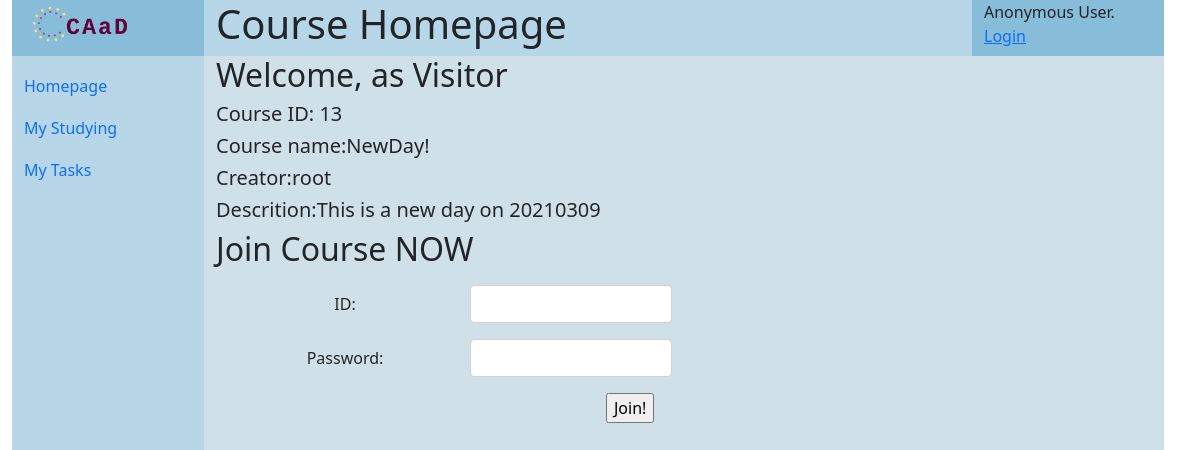
Before: /courses/13 with the older database file.
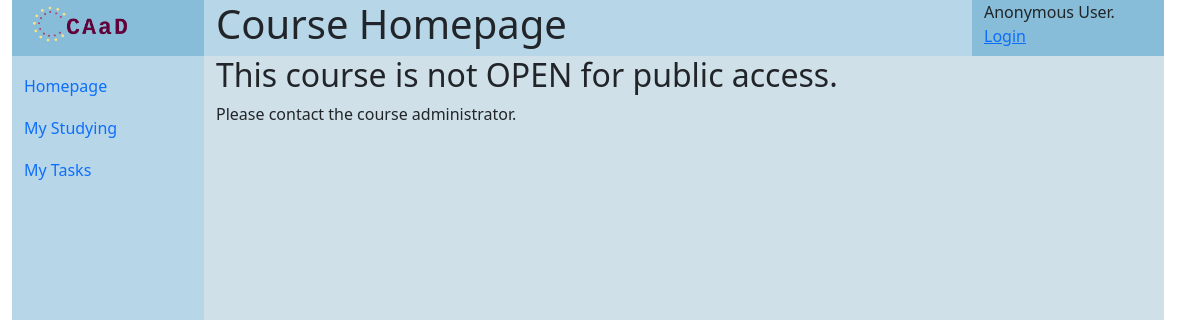
After: the same page with the newer database file.
### courses/models.py (models this page shows, shortened)
class Course(models.Model):
    name = models.CharField('course name', max_length=32)
    password = models.CharField('joining password', max_length=8)
    description = models.CharField('description', max_length=512)
    is_open = models.BooleanField("Is open to all", default=True)
    create_date = models.DateTimeField('date created up', default=now())
    creator = models.ForeignKey(User, on_delete=models.CASCADE)

### courses/views.py (the view)
# urls.py: path('<int:course_id>', views.homepage, name='course_homepage'),
def homepage(request, course_id):
    course = get_object_or_404(Course, pk=course_id)
    user = request.user
    context = {}
    context['title'] = "Course Homepage"
    privilege = CourseMember.get_highest_course_privilege(user.pk, course.pk)
    if course.is_open or privilege != 4:
        context['course'] = course
        if privilege == 4:
            context['role'] = "Visitor"
            form = JoinForm(initial={"id": course_id})
            context['join_form'] = form
        else:
            context['role'] = COURSEMEMBER_TYPE[privilege]
            context['is_member'] = True
    if CourseMember.is_teacher_of(user.pk, course_id):
        context['is_teacher'] = True
    return render(request, "courses/homepage.html", context=context)

### courses/models.py (called while the page is built, shortened)
    @classmethod
    def get_highest_course_privilege(cls, user_id, course_id):
        if user_id == None or course_id == None:
            return 4

    @classmethod
    def is_teacher_of(cls, user_id, course_id):
        return (cls.get_highest_course_privilege(user_id, course_id) < 2)

### templates/courses/homepage.html (shortened to what this page needs)
{% extends "generics/base.html" %}
{% block content %}
{% if course %}
    <h2>Welcome, {{ user.username }} as {{ role }}</h2>
    <div class="container-fluid">
        <div class="basic_info">
            <div class="row">
                <h5>Course ID: {{ course.pk }}</h5>
                <h5>Course name:{{ course.name }}</h5>
                <h5>Creator:{{ course.creator.username }}</h5>
                <h5>Descrition:{{ course.description }}</h5>
            </div>
        </div>
    </div>
    <div class="extend container-fluid">
    {% if is_member %}
    <div class="row mt-3">
        <a href="{% url 'courses:task_list' course.pk %}" class="btn btn-primary col-3">Task list</a>
    </div>
    {% else %}
    <h2>Join Course NOW</h2>
        {% include "courses/includes/join_form.html" %}
    {% endif %}
{% else %}
    <h2>This course is not OPEN for public access.</h2>
    <p>Please contact the course administrator.</p>
{% endif %}
{% endblock content %}

Changed rows visible on the page:
no longer on this page (row edited): Course: pk "13", name "NewDay!", creator.username "root", description "This is a new day on 20210309"
Other visible differences:
{{ role }}: "Visitor" → (not shown)
form field value: "Join!" → (not shown)
text no longer shown: "Welcome, as Course ID: Course name: Creator: Descrition: Join Course NOW ID: Password:"
text now shown: "This course is not OPEN for public access. Please contact the course administrator."
